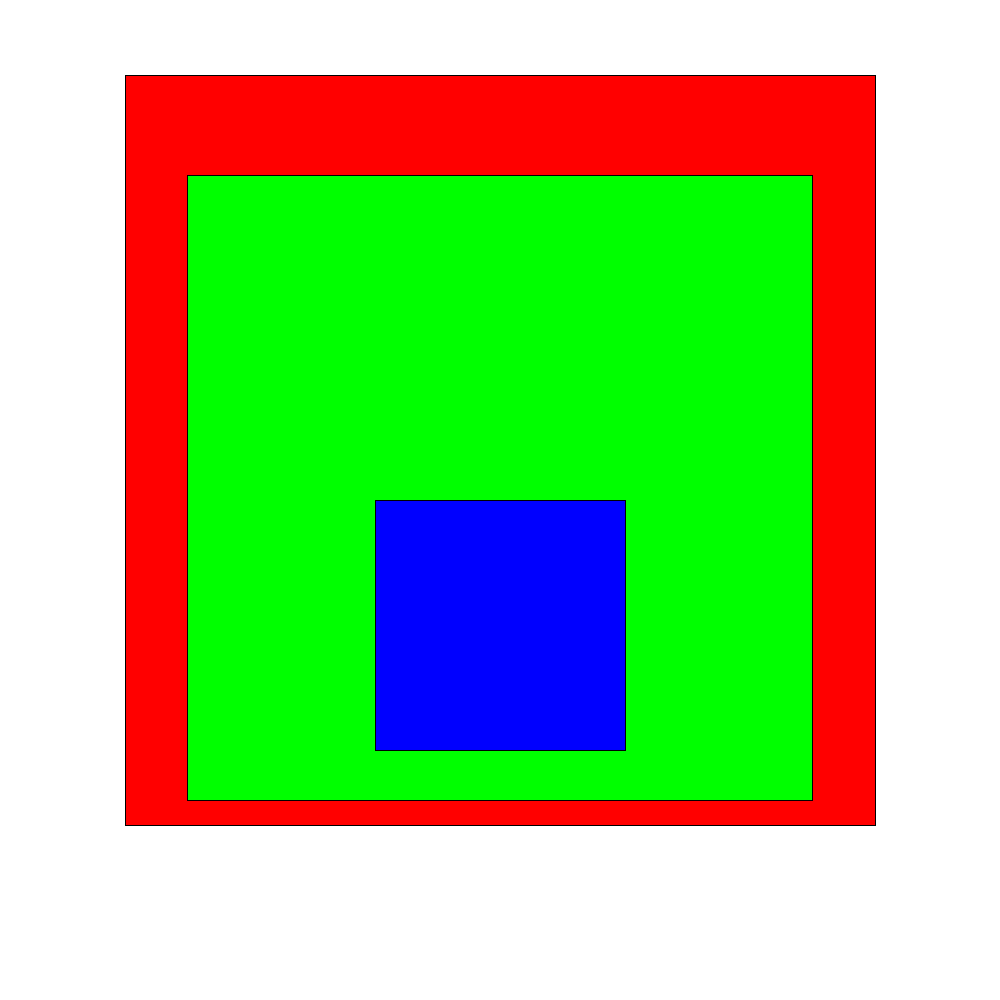
Frame 1 (no input)
Frame 60 (the mouse pressed at the canvas centre just before this capture): identical to frame 1, image omitted
Frame 120 (the mouse held since frame 60 and released just before this capture): identical to frame 1, image omitted

The Processing sketch that drew this single still picture (run headless with seeded random() and noise(); from frame 60 on, the mouse is pressed at the canvas centre):

// Processing sketch: Squares_For_Bears
// ── Squares_For_Bears.pde
// I didn't know what this was at first...

void setup()
{
  
  size(1000, 1000);
  
}

void draw()
{
  
  background(255);
  
  fill(255, 0, 0); //
  
  square(500 / 4, 300 / 4, 3000 / 4); // 1st square, biggest chungus
  
  fill(0, 255, 0); // 
  
  square(750 / 4, 700 / 4, 2500 / 4); // 2nd square
  
  fill(0, 0, 255); // 
  
  square(1500 / 4, 2000 / 4, 1000 / 4); // 3rd square, smallest bean boi
  
}
